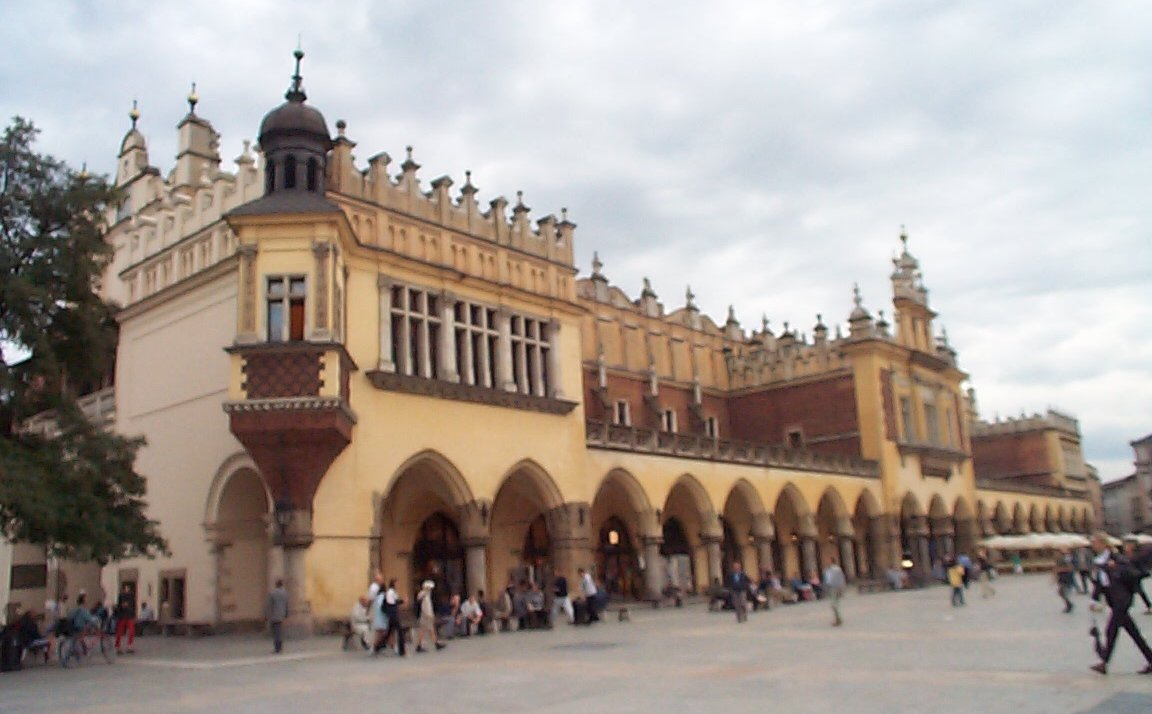
%> input picture komputerowePrzetwarzanieObrazu/zaj10/xD.jpg, 1152 x 714 px
$ octave cw1.m   (GNU Octave 9; MATLAB toolbox functions it lacks are replaced by stand-ins)
%> lines starting %> are read from the running program, lines starting %| are printed output that depends on the picture


L=imread('xD.jpg');
%> L is the input picture: size 714x1152x3 uint8; mean R, G, B 164.8, 154.1, 147
figure; imshow(L);
SE=ones([3, 3]);
E=imerode(L,SE);
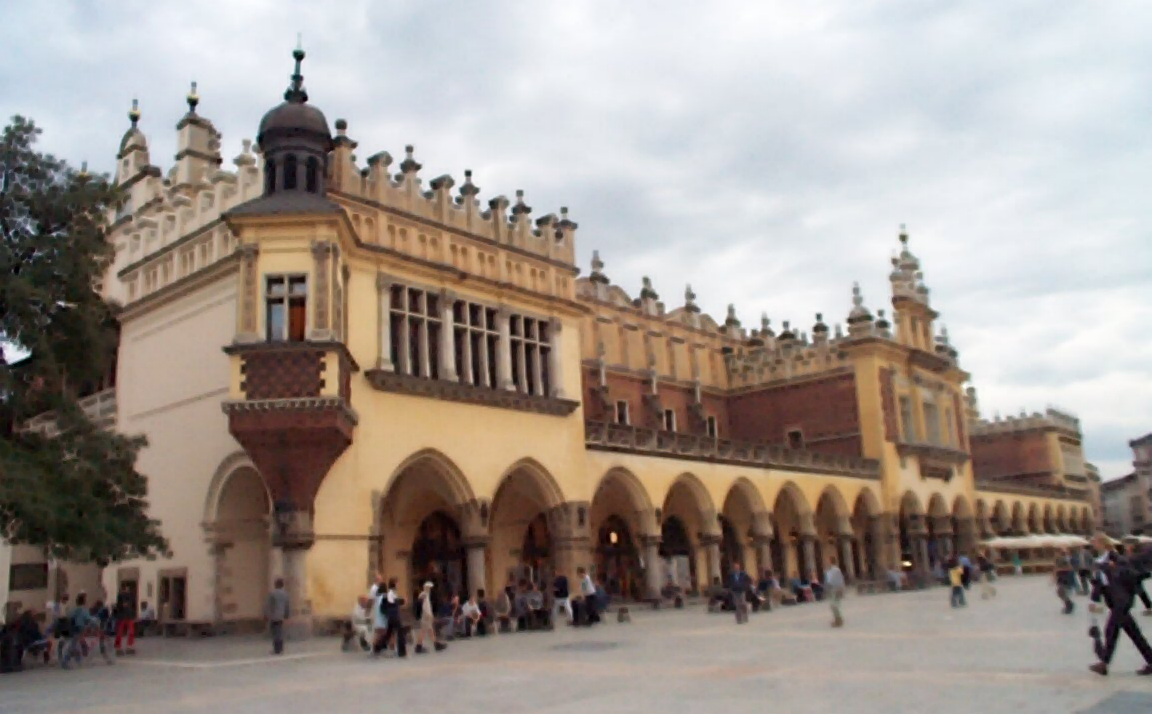
%> E: size 714x1152x3 uint8; mean R, G, B 158.3, 148, 141


figure; imshow(E);
L2=L-E; figure;
%> after `L2=L-E`:
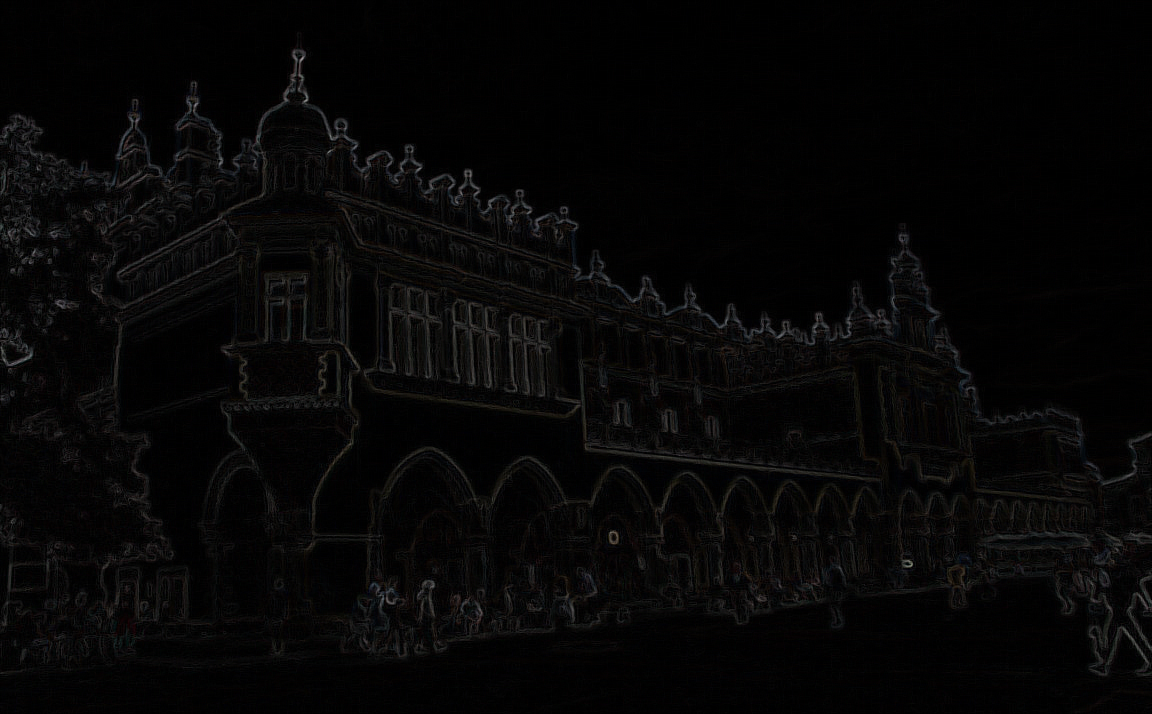
%> L2: size 714x1152x3 uint8; mean R, G, B 6.5, 6.1, 6
imdilate(L2, SE);
imdilate(L2, SE);
imdilate(L2, SE);
imdilate(L2, SE);
imshow(L2);
%?????????????
pause;
close all;

$ run again, with komputerowePrzetwarzanieObrazu/zaj10/naczynia1.jpg copied over komputerowePrzetwarzanieObrazu/zaj10/xD.jpg
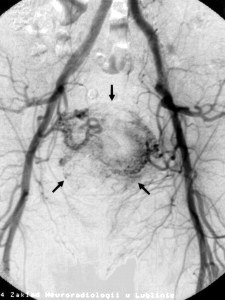
%> input picture komputerowePrzetwarzanieObrazu/zaj10/naczynia1.jpg, 225 x 300 px
%> L is the input picture: size 300x225 uint8; min 0, max 255, mean 182
%> `E=imerode(L,SE);`:
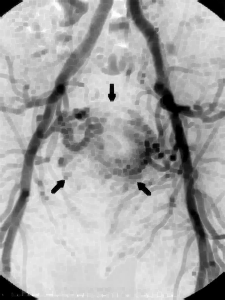
%> E: size 300x225 uint8; min 0, max 254, mean 168
%> `L2=L-E`:
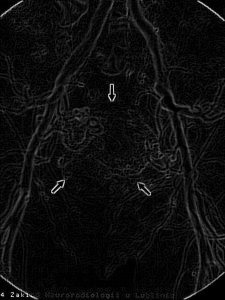
%> L2: size 300x225 uint8; min 0, max 227, mean 14

$ run again, with komputerowePrzetwarzanieObrazu/zaj10/portret.jpg copied over komputerowePrzetwarzanieObrazu/zaj10/xD.jpg
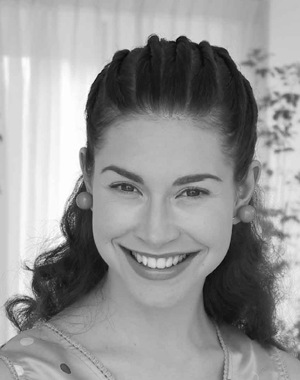
%> input picture komputerowePrzetwarzanieObrazu/zaj10/portret.jpg, 300 x 380 px
%> L is the input picture: size 380x300 uint8; min 5, max 255, mean 149.8
%> `E=imerode(L,SE);`:
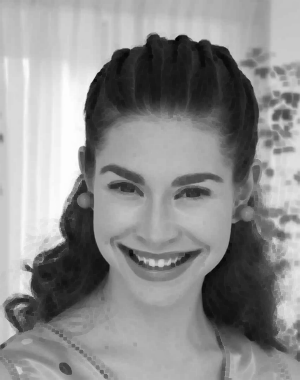
%> E: size 380x300 uint8; min 5, max 253, mean 142
%> `L2=L-E`:
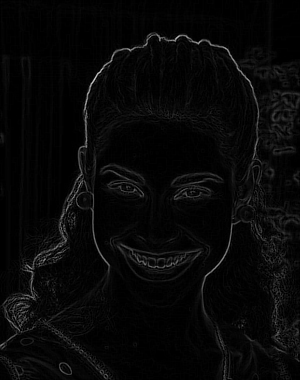
%> L2: size 380x300 uint8; min 0, max 209, mean 7.8

$ run again, with komputerowePrzetwarzanieObrazu/zaj10/bacteria.bmp saved as komputerowePrzetwarzanieObrazu/zaj10/xD.jpg
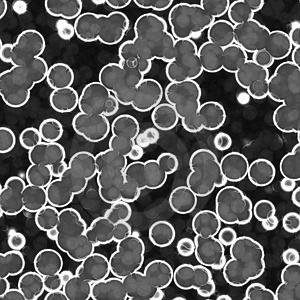
%> input picture komputerowePrzetwarzanieObrazu/zaj10/bacteria.bmp, 300 x 300 px
%> L is the input picture: size 300x300 uint8; min 0, max 255, mean 93.7
%> `E=imerode(L,SE);`:
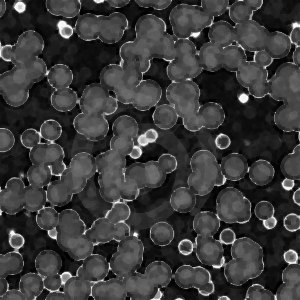
%> E: size 300x300 uint8; min 0, max 252, mean 58
%> `L2=L-E`:
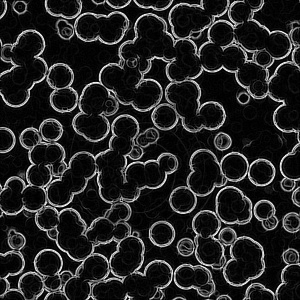
%> L2: size 300x300 uint8; min 0, max 254, mean 35.8
